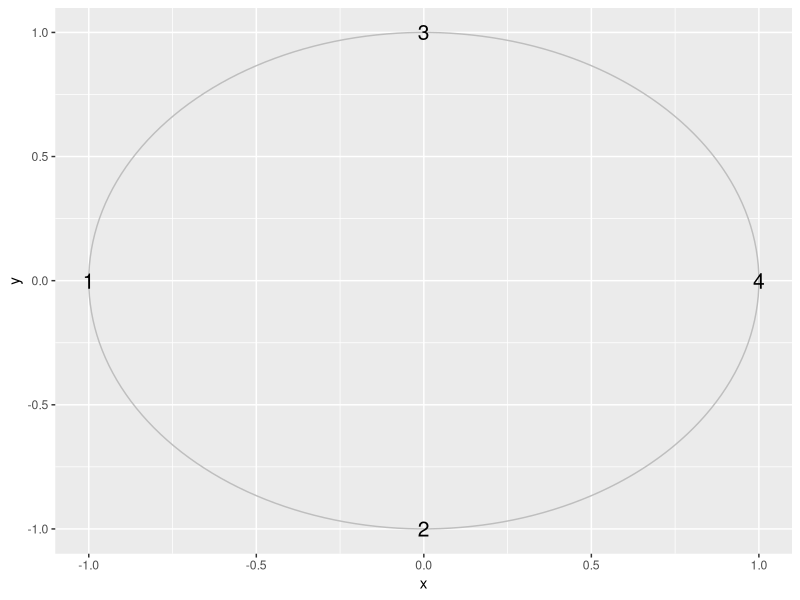

This figure's R source:
## ---- chunk 1
knitr::opts_chunk$set(echo = FALSE)
knitr::opts_chunk$set(message = FALSE)
library(dplyr)
library(ggplot2)
library(knitr)
## ---- chunk 2
x = c(-1, 0, 0, 1)
y = c(0, -1, 1, 0)
gg_circle <- function(r, xc, yc, color="black", fill=NA, ...) {
    x <- xc + r*cos(seq(0, pi, length.out=100))
    ymax <- yc + r*sin(seq(0, pi, length.out=100))
    ymin <- yc + r*sin(seq(0, -pi, length.out=100))
    annotate("ribbon", x=x, ymin=ymin, ymax=ymax, color=color, fill=fill, ...)
}

data.frame(x=x, y=y) %>% ggplot(aes(x=x,y=y))  + gg_circle(r=1, xc=0, yc=0, color = 'gray') + geom_point(shape = c('1','2','3','4'), size=5)

## ---- chunk 3
h.x <- matrix(0, 4, 4)
h.y <- matrix(0, 4, 4)
for (i in 1:4){
  for (j in 1:4){
    h.x[i,j] <- x[i] - x[j]
    h.y[i,j] <- y[i] - y[j]
  }
}
## ---- chunk 4
cor.mat <- matrix(0, 4, 4)
for (i in 1:4){
  for (j in 1:4){
    cor.mat[i,j] <- exp(- sqrt(t(c(h.x[i,j], h.y[i,j])) %*% diag(2)  %*% (c(h.x[i,j], h.y[i,j]))) )
  }
}
cor.mat %>% kable(digits = 3)
## ---- chunk 5
cor.mat <- matrix(0, 4, 4)
for (i in 1:4){
  for (j in 1:4){
    cor.mat[i,j] <- exp(- sqrt(t(c(h.x[i,j], h.y[i,j])) %*% matrix(c(2,0,0,1),2,2)  %*% (c(h.x[i,j], h.y[i,j]))) )
  }
}
cor.mat %>% kable(digits = 3)
## ---- chunk 6
cor.mat <- matrix(0, 4, 4)
for (i in 1:4){
  for (j in 1:4){
    cor.mat[i,j] <- exp(- sqrt(t(c(h.x[i,j], h.y[i,j])) %*% matrix(c(3,1,1,1),2,2)  %*% (c(h.x[i,j], h.y[i,j]))) )
  }
}
cor.mat %>% kable(digits = 3)
